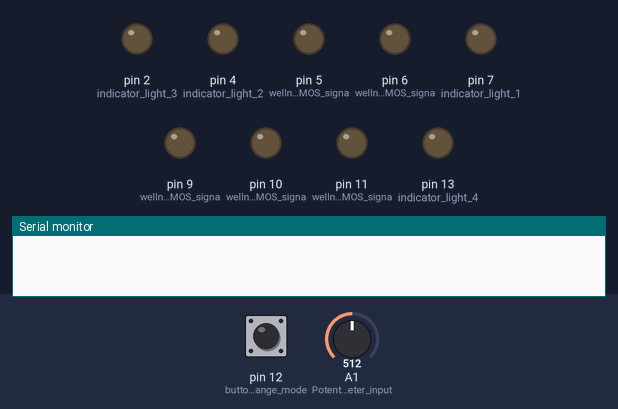
A sketch run on a simulated Arduino Uno, built with avr-gcc and run on an emulated ATmega328P. On the bench: output pins drawn as LEDs (lit = HIGH), the last lines printed to the serial monitor. Inputs (shaded band) come from the test bench; at power-on: pin 12 (button_to_change_mode) HIGH, A1 (Potentiometer_input) = 512.

Above: at 1.2 s.
1.3 s: pin 12 (button_to_change_mode) pulled LOW for 1 s
At 2.6 s:
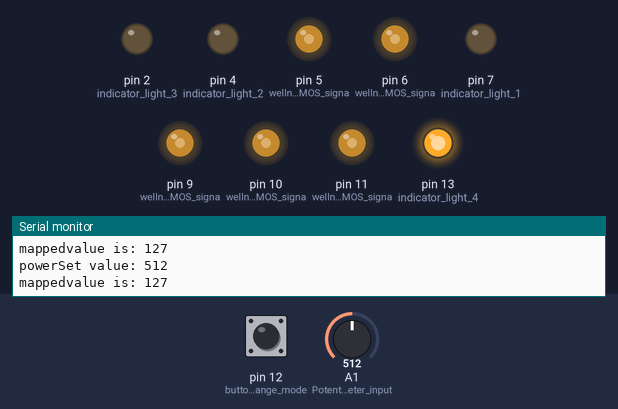
3.8 s: A1 (Potentiometer_input) set to 122
At 5.0 s:
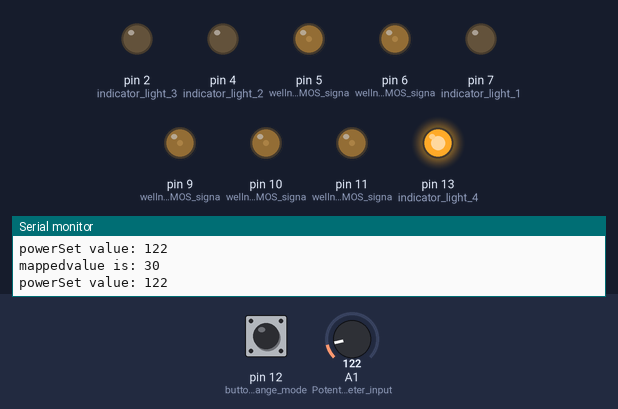
5.3 s: A1 (Potentiometer_input) set to 0
At 6.2 s:
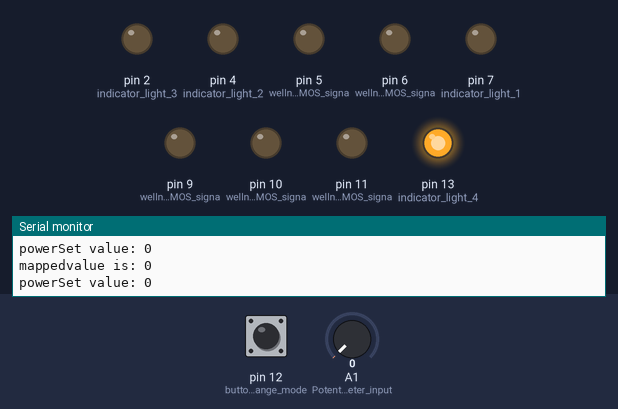
6.8 s: A1 (Potentiometer_input) set to 3
9.8 s: A1 (Potentiometer_input) set to 6
At 10.8 s:
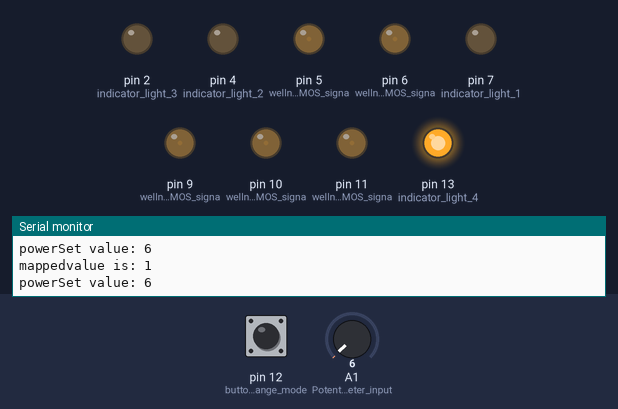
12.8 s: A1 (Potentiometer_input) set to 716
At 13.3 s:
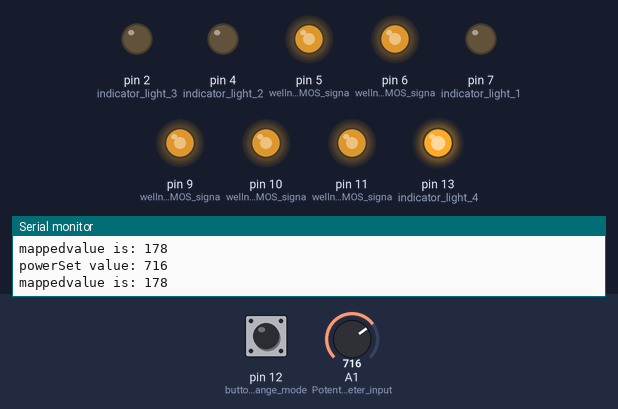
Timing chart, 0 to 15.3 s (numbered marks = the images above; inputs shaded):
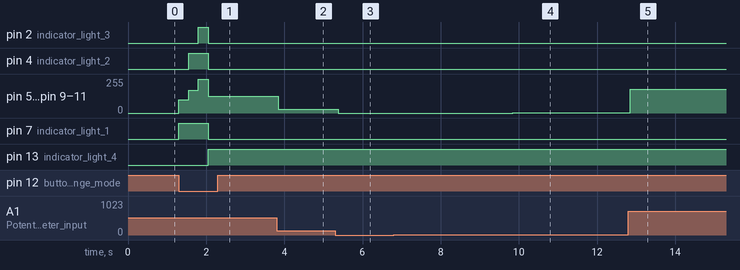

The sketch:

BasicModel.ino
```cpp
// Wellness Lamp Code Complete

int mode = 0; // mode of the wellness lamp 0=off, 1=low, 2=med, 3=high, 4=manual
unsigned long startMillis; // Stores the start time of the current mode
unsigned long duration = 0; // Stores how long the light should be on for the current mode
const unsigned long minuteMS = 60*1000; // 1 minute = 60 seconds * 1000 ms

// tell the Arduino which pins are doing what
void setup()
{
  Serial.begin(9600); // Initialize Serial communication at 9600 BPS
  pinMode(A1, INPUT); // Potentiometer input
  pinMode(12, INPUT_PULLUP); // button to change mode
  pinMode(7, OUTPUT); // indicator light 1
  pinMode(4, OUTPUT); // indicator light 2
  pinMode(2, OUTPUT); // indicator light 3
  pinMode(5, OUTPUT); // wellness LED 1 NMOS signal
  pinMode(6, OUTPUT); // wellness LED 2 NMOS signal
  pinMode(9, OUTPUT); // wellness LED 3 NMOS signal
  pinMode(10, OUTPUT); // wellness LED 4 NMOS signal
  pinMode(11, OUTPUT);// wellness LED 5 NMOS signal
  pinMode(13, OUTPUT); // indicator light 4 (other colour)

  startMillis = millis(); // Initialize Start Time
}

// Main loop
void loop()
{
  	// check if the user has hit the button to change the mode
	int buttonState = digitalRead(12); // read if the button is pressed
    if(buttonState==0) // button is pressed
	{
      	//Iterates through the available modes
    	mode=mode+1; // increment mode
    	mode%=5; // limit it to range 0-4
    	Serial.print("Mode is: "); Serial.println(mode); // debug output
        // Reset the timer given the mode change
        startMillis = millis(); // Initialize Start Time for current mode

		// mode change so update light settings
		switch(mode) {
          case 0: // mode 0 - no lights, indicators off
            setLights(LOW, LOW, LOW, LOW, 0, 0, 0, 0, 0);
            duration = 0; // no limits if lights off
            break;
          case 1: // mode 1 - low intensity wellness brightness, 1 indicator, long duration (60 min)
            setLights(HIGH, LOW, LOW, LOW, 100, 100, 100, 100, 100);
            duration = 60*minuteMS; // long duration at low light level
            break;
          case 2: // mode 2 - medium, 2 indicators, med duration (45 min)
          	setLights(HIGH, HIGH, LOW, LOW, 170, 170, 170, 170, 170);
          	duration = 45*minuteMS; // medium duration at med light level
          	break;
          case 3: // mode 3 - high, 3 indicators, short duration (30min)
          	setLights(HIGH, HIGH, HIGH, LOW, 255, 255, 255, 255, 255);
          	duration = 30*minuteMS; // low duration at high light level
          	break;
          // case 4: handled outside the button pressed if statement
          default: // no other known cases so do nothing
          break;
        }
    }

  	// button pressed or not (e.g. buttonState==0 or 1)
  	// need to check every cycle if in mode 4 to allow continuous adjustment of brightness
    if (mode==4) { // set manual indicator and manual brightness setting
      // get power setting from potentiometer
      int powerSet = analogRead(A1);
      Serial.print("powerSet value: "); Serial.println(powerSet);
      //map potentiometer data range to MOSFET gate range (0-1023 to 0-255)
      int mappedVal = map(powerSet, 0, 1023, 0, 255);
      Serial.print("mappedvalue is: "); Serial.println(mappedVal);
      //set lights with corrected level of dimming
      setLights(LOW, LOW, LOW, HIGH, mappedVal, mappedVal, mappedVal, mappedVal, mappedVal);
  	}

  // check if time is up for any of the modes 1 through 3
  unsigned long currentMillis = millis(); //Get the current time
  // Calculate the elapsed time since last mode setting
  unsigned long elapsedMillis = currentMillis - startMillis;
  // turn off if passes duration and not in mode 0 or 4
  if (elapsedMillis >= duration && mode>0 && mode<4)  {
    setLights(LOW, LOW, LOW, LOW, 0, 0, 0, 0, 0);
    duration = 0; // reset duration
    mode = 0; // reset mode to 0 (or off)
  }

  // if the button was just pressed delay 250 milliseconds to allow user to lift finger
  // before reading button again
  if (buttonState==0){
    delay(250);
  }
}

// Function to simplify setting the lights (wellness and indicators)
// Currently implemented with individual control of the wellness leds. Could be changed
// to pass one wellness brightness setting to all wellness LEDs
void setLights(bool indicator1, bool indicator2, bool indicator3, bool indicator4,
               int wellness1, int wellness2, int wellness3, int wellness4, int wellness5) {
    digitalWrite(7, indicator1);
    digitalWrite(4, indicator2);
    digitalWrite(2, indicator3);
  	digitalWrite(13, indicator4);
    analogWrite(5, wellness1);
    analogWrite(6, wellness2);
    analogWrite(9, wellness3);
    analogWrite(10, wellness4);
    analogWrite(11, wellness5);
}
```

Measured:
- after the input at 1.3 s, pin 2 (indicator_light_3): LOW → HIGH after 0.50 s, → LOW 0.25 s later; pin 4 (indicator_light_2): LOW → HIGH after 0.25 s, → LOW 0.50 s later
- after the input at 3.8 s, pin 5 (wellness_LED_1_NMOS_signa), pin 6 (wellness_LED_2_NMOS_signa), pin 9 (wellness_LED_3_NMOS_signa), pin 10 (wellness_LED_4_NMOS_signa), pin 11 (wellness_LED_5_NMOS_signa): 127/255 → 30/255 after 0.05 s
- after the input at 5.3 s, pin 5 (wellness_LED_1_NMOS_signa), pin 6 (wellness_LED_2_NMOS_signa), pin 9 (wellness_LED_3_NMOS_signa), pin 10 (wellness_LED_4_NMOS_signa), pin 11 (wellness_LED_5_NMOS_signa): 30/255 → 0/255 after 0.08 s
- after the input at 9.8 s, pin 5 (wellness_LED_1_NMOS_signa), pin 6 (wellness_LED_2_NMOS_signa), pin 9 (wellness_LED_3_NMOS_signa), pin 10 (wellness_LED_4_NMOS_signa), pin 11 (wellness_LED_5_NMOS_signa): 0/255 → 1/255 after 0.05 s
- after the input at 12.8 s, pin 5 (wellness_LED_1_NMOS_signa), pin 6 (wellness_LED_2_NMOS_signa), pin 9 (wellness_LED_3_NMOS_signa), pin 10 (wellness_LED_4_NMOS_signa), pin 11 (wellness_LED_5_NMOS_signa): 1/255 → 178/255 after 0.05 s
